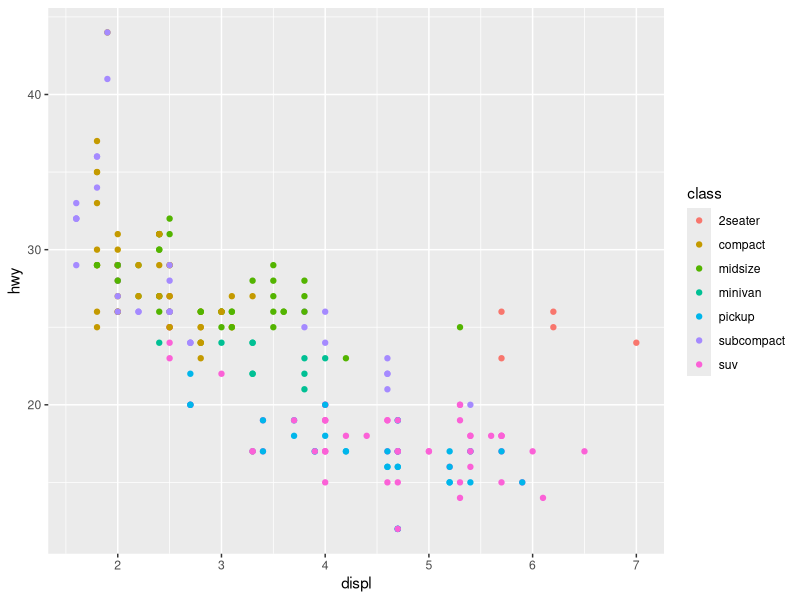
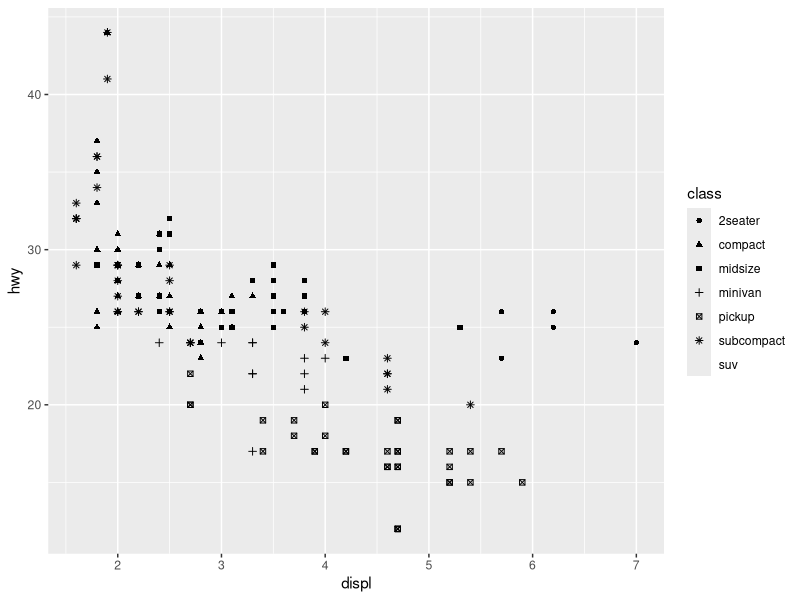
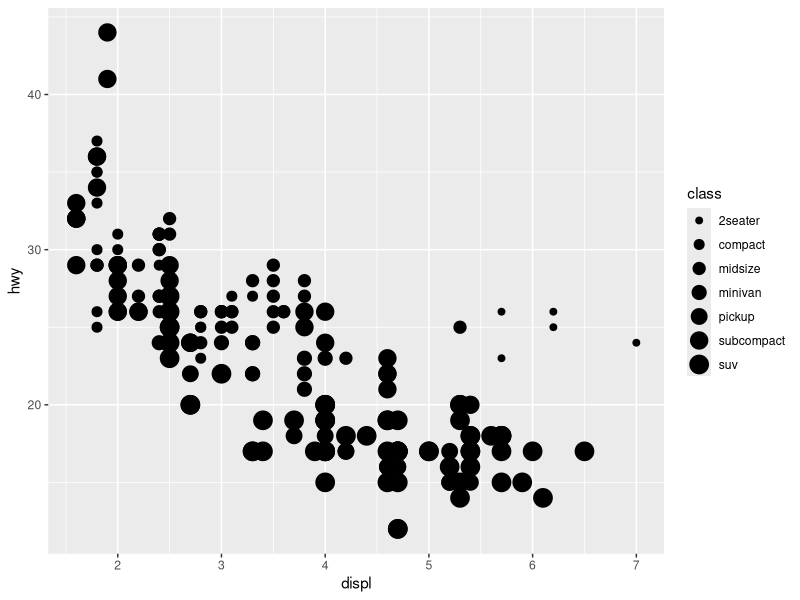
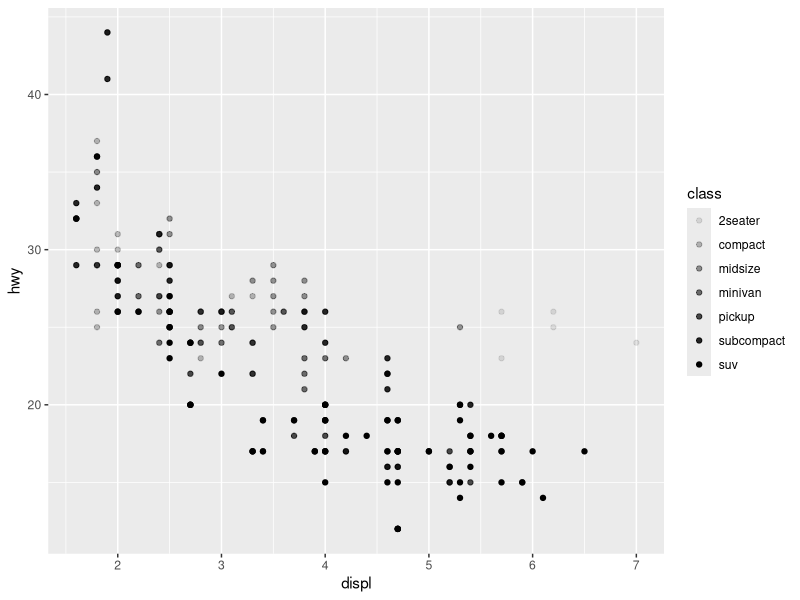
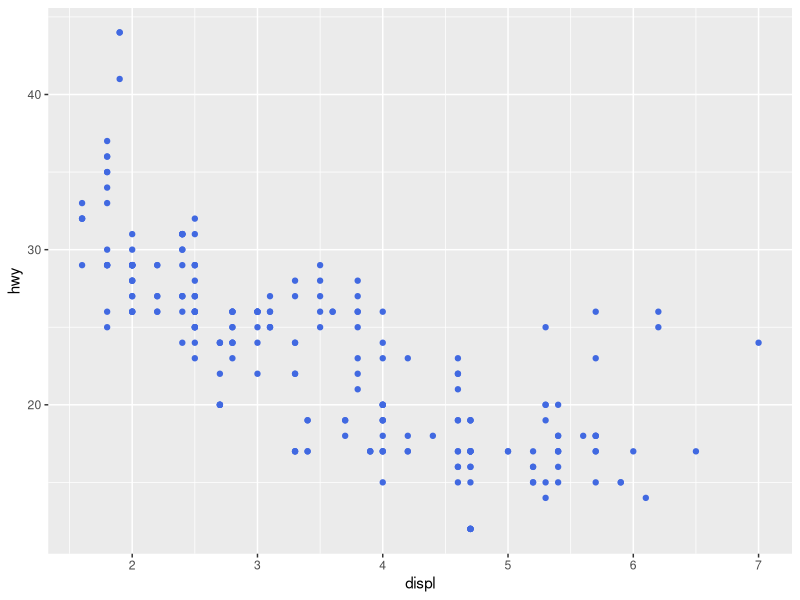
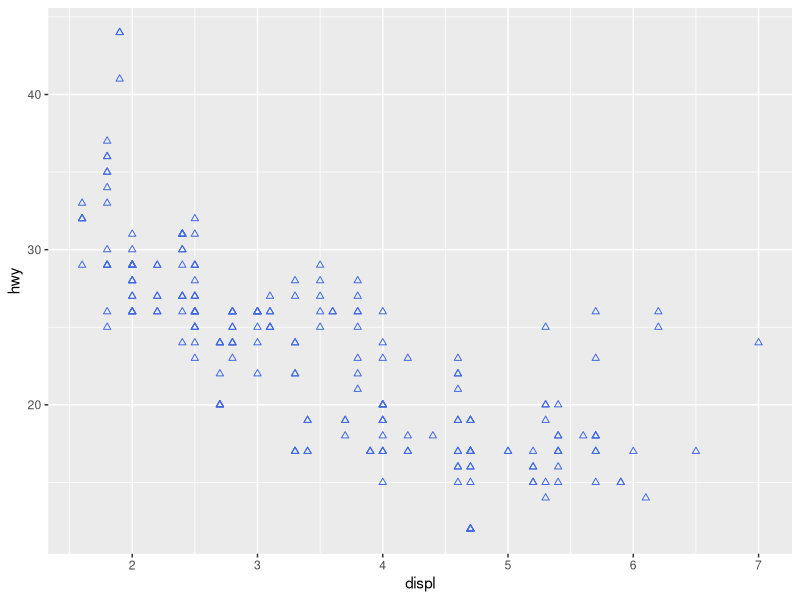

Write R code to recreate these figures, in order.
# Layers

# Prerequisites

library(tidyverse)

### Aesthetic Mappings

mpg

ggplot(mpg, aes(x = displ, y = hwy, color = class)) +
  geom_point()

ggplot(mpg, aes(x = displ, y = hwy, shape = class)) +
  geom_point()

ggplot(mpg, aes(x = displ, y = hwy, size = class)) +
  geom_point()

ggplot(mpg, aes(x = displ, y = hwy, alpha = class)) +
  geom_point()

ggplot(mpg, aes(x = displ, y = hwy)) +
  geom_point(color = "royalblue")


ggplot(mpg, aes(x = displ, y = hwy)) +
  geom_point(color = "royalblue", shape = 2)

### 
